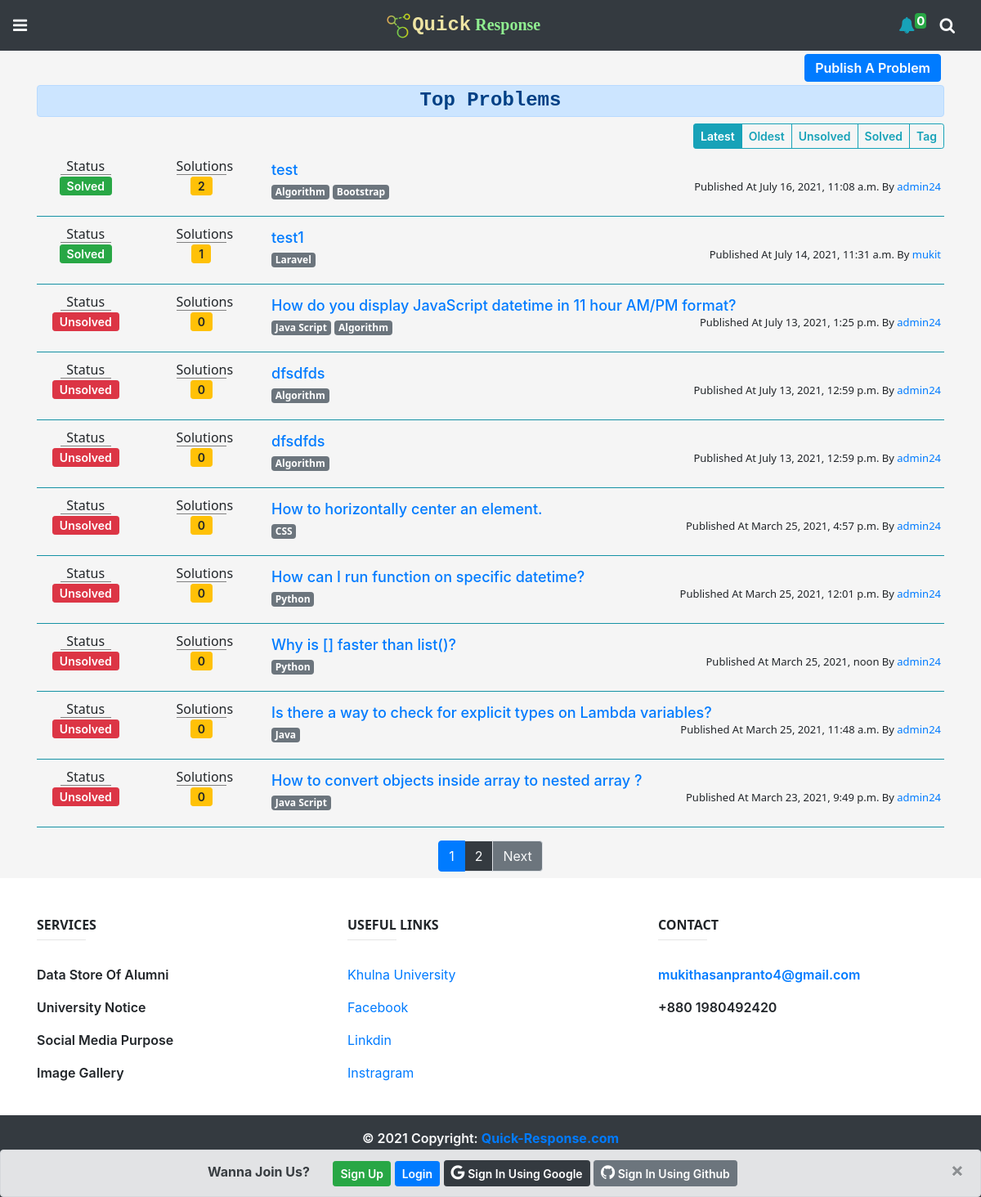
The app's page /problems/, older data.
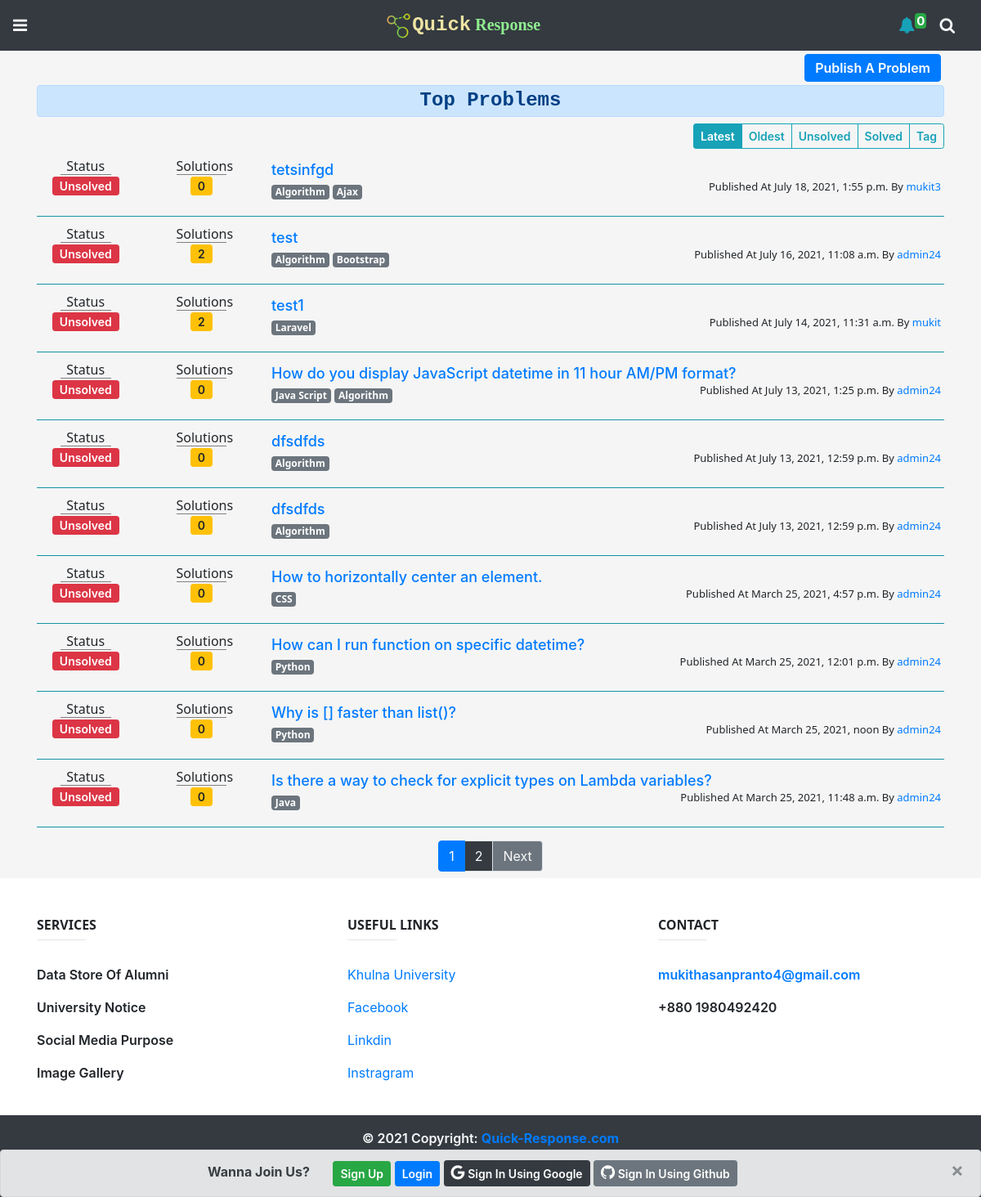
The same page, newer data.
### problems/models.py (models this page shows, shortened)
class Problem(models.Model):
    author = models.ForeignKey(settings.AUTH_USER_MODEL,on_delete=models.CASCADE)
    title = models.CharField(max_length=120)
    body = RichTextUploadingField()
    created_on = models.DateTimeField(default=datetime.now)
    last_modified = models.DateTimeField(default=datetime.now)
    tag = models.ManyToManyField('Tag', related_name='problems')
    is_solved = models.BooleanField(default=False)

class Tag(models.Model):
    name = models.CharField(max_length=20)
    def __str__(self):
        return self.name

### problems/views.py (the view)
# urls.py: path('',prob_home,name='prob_home'),
def prob_home(request,id=None):
    post_form = PostForm()
    tags = Tag.objects.all().order_by('name')
    temp = Problem.objects.first()
    user = ''
    if request.resolver_match.url_name == 'profile_view_problems':
        user = User.objects.get(id=id)
        problems = Problem.objects.filter(author=user).order_by('-created_on')
    elif request.resolver_match.url_name == 'sort_oldest':
        problems = Problem.objects.all().order_by('created_on')
    elif request.resolver_match.url_name == 'sort_unsolved':
        problems = Problem.objects.filter(is_solved=False).order_by('-created_on')
    elif request.resolver_match.url_name == 'sort_solved':
        problems = Problem.objects.filter(is_solved=True).order_by('-created_on')
    elif request.resolver_match.url_name == 'sort_tag':
        tag_list = request.POST.getlist('tag_choice')
        problems = Problem.objects.filter(tag__name__in=tag_list).order_by('-created_on').distinct()
    else:
        problems = Problem.objects.all().order_by('-created_on')
    paginator = Paginator(problems,10)
    page_number = request.GET.get('page')
    p_problems = paginator.get_page(page_number)
    context = {
        'post_form':post_form,
        'problems':p_problems,
        'tags':tags,
        'author':user,
    }
    return render(request,"problems/index.html",context)

### templates/problems/index.html (shortened to what this page needs)
{% extends "base.html" %} {% load static %} {% block content %}
<div style="background-color: whitesmoke;" id="post_section">
    <div class="container">
        {% if not request.resolver_match.url_name == 'profile_view_problems' %}
        <div id="create_post">
            <div class="text-right">
                <button class="btn btn-primary py-1 m-1" id="publish_problem_btn">
                    Publish A Problem
                </button>
            </div>
        </div>
        {% endif %}
        <div id="post_list">
            {% with request.resolver_match.url_name as url_name %}
            {% if url_name == 'profile_view_problems' %}
            <h4 class="text-center alert alert-primary font-weight-bold py-1 my-2">
                Problems Of {{author}}
            </h4>
            {% else %}
            <h4 class="text-center alert alert-primary font-weight-bold py-1 mb-2">
                Top Problems
            </h4>
            {% endif %}
            {% endwith %}
            <div class="text-right" style="overflow-x: auto">
                <div class="btn-group btn-group-sm">
                    {% with request.resolver_match.url_name as url_name %}
                    {% if not url_name == 'profile_view_problems' %}
                    <a href="{% url 'prob_home' %}"
                        class="{% if url_name == 'prob_home' %}btn btn-info btn-sm{% else %}btn btn-outline-info btn-sm{% endif %}">
                        Latest
                    </a>
                    <a href="{% url 'sort_oldest' %}"
                        class="{% if url_name == 'sort_oldest' %}btn btn-info btn-sm{% else %}btn btn-outline-info btn-sm{% endif %}">
                        Oldest
                    </a>
                    <a href="{% url 'sort_unsolved' %}"
                        class="{% if url_name == 'sort_unsolved' %}btn btn-info btn-sm{% else %}btn btn-outline-info btn-sm{% endif %}">
                        Unsolved
                    </a>
                    <a href="{% url 'sort_solved' %}"
                        class="{% if url_name == 'sort_solved' %}btn btn-info btn-sm{% else %}btn btn-outline-info btn-sm{% endif %}">
                        Solved
                    </a>
                    <button type="button"
                        class="{% if url_name == 'sort_tag' %}btn btn-info btn-sm{% else %}btn btn-outline-info btn-sm{% endif %}"
                        data-toggle="modal" data-target="#tag_modal">
                        Tag
                    </button>
                    {% endif %}
                    {% endwith %}
                </div>
            </div>
            <div id="problem_list" class="pt-2">
                {% for problem in problems %}
                <div class="row p-1">
                    <div class="col-lg-3">
                        <div class="row text-center">
                            <div class="col-6">
                                <h6 style="border-bottom: 1px solid grey; margin: 0px 25px">
                                    Status
                                </h6>
                                {% if problem.is_solved %}
                                <button class="btn btn-success btn-sm py-0">Solved</button>
                                {% else %}
                                <button class="btn btn-danger btn-sm py-0">Unsolved</button>
                                {% endif %}
                            </div>
                            <div class="col-6">
                                <h6 id="prob_index_sol">
                                    Solutions
                                </h6>
                                <button class="btn btn-warning btn-sm py-0">{{problem.solution_set.count}}</button>
                            </div>
                        </div>
                    </div>
                    <div class="col-lg-9">
                        <a href="{% url 'problem_details' problem.id %}" style="
              text-decoration: none;
              font-weight: 500;
              font-size: large;
              display: inline-block;
            ">{{problem.title}}</a>
                        <div class="row">
                            <div class="col-7 text-left">
                                {% for tag in problem.tag.all %}
                                <h6 class="d-inline-block">
                                    <span class="badge badge-secondary">{{tag.name}}</span>
                                </h6>
                                {% endfor %}
                            </div>
                            <div class="col-5 text-right">
                                <h6 style="font-size: small">
                                    Published At {{problem.created_on}} By <a style="text-decoration: none;"
                                        href="{% url 'profile_view' problem.author.id %}">{{problem.author}}</a>
                                </h6>
                            </div>
                        </div>
                    </div>
                </div>
                <hr class="bg-info my-2" />
                {% endfor %}
            </div>
        </div>
        {% if problems.has_other_pages %}
        <div>
            <ul class="pagination justify-content-center p-2">
                {% for i in problems.paginator.page_range %}
                {% if problems.number == i %}
                <li class="page-item active"><a class="page-link" href="?page={{ i }}">{{i}}</a></li>
                {% else %}
                <li class="page-item"><a class="page-link bg-dark text-light" href="?page={{ i }}">{{i}}</a></li>
                {% endif %}
                {% endfor %}
                {% if problems.has_next %}
                <li class="page-item"><a class="page-link bg-secondary text-light"
                        href="?page={{ problems.next_page_number }}">Next</a></li>
                {% endif %}
            </ul>
        </div>
        {% endif %}
    </div>
</div>
{% endblock %}

### templates/base.html (shortened to what this page needs)
<!DOCTYPE html>
<html lang="en">
  {% load static %} {% load socialaccount %}
  <head>
    <link
      rel="stylesheet"
      href="https://maxcdn.bootstrapcdn.com/bootstrap/4.5.2/css/bootstrap.min.css"
    />
    <link
      rel="stylesheet"
      href="https://cdnjs.cloudflare.com/ajax/libs/font-awesome/4.7.0/css/font-awesome.min.css"
    />
    <link rel="stylesheet" href="{% static 'style.css' %}" />
  </head>
  <body>
    <nav class="navbar navbar-expand-sm bg-dark navbar-dark sticky-top">
      <ul class="navbar-nav mr-auto">
        <li class="nav-item">
          <a
            class="navbar-brand text-light"
            href="#"
            data-toggle="tooltip"
            title="Menu"
            id="menu_btn"
            ><i class="fa fa-reorder" id="menu_icon"></i
          ></a>
        </li>
      </ul>
      <ul class="navbar-nav m-auto">
        <li class="nav-item">
          <a
            class="navbar-brand"
            href="{% url 'home_view' %}"
            style="font-weight: 600"
            ><img
              src="{% static 'images/logo.png' %}"
              alt="Logo"
              style="width: 33px"
            /><span
              style="
                color: rgb(238, 228, 163);
                font-family: 'Courier New', Courier, monospace;
                font-size: larger;
              "
              >Quick</span
            ><span style="color: lightgreen; font-family: cursive">
              Response</span
            ></a
          >
        </li>
      </ul>
      <ul class="navbar-nav ml-auto">
        <li class="nav-item">
          <a
            class="navbar-brand text-light"
            id="noti"
            href="#"
            data-toggle="tooltip"
            title="Notification"
            ><i class="fa fa-bell text-info"></i
            ><sup class="badge badge-success" style="padding: 2px">0</sup></a
          >
        </li>
        <li class="nav-item">
          <a
            class="navbar-brand text-light"
            href="#"
            data-toggle="tooltip"
            title="Search"
            id="search_btn"
            ><i class="fa fa-search"></i
          ></a>
        </li>
      </ul>
    </nav>
    <div id="main_content">{% block content %}{% endblock %}</div>
    {% if not request.user.is_authenticated %}
    <div class="alert alert-secondary alert-dismissible" id="auth_alert">
      <a href="#" class="close" data-dismiss="alert" aria-label="close"
        >&times;</a
      >
      <strong class="pr-4">Wanna Join Us?</strong>
      <a href="{% url 'account_signup' %}"
        ><button class="btn btn-success btn-sm">Sign Up</button></a
      >
      <a href="{% url 'account_login' %}?next={{request.path}}"
        ><button class="btn btn-primary btn-sm">Login</button></a
      >
      <a href="{% provider_login_url 'google' %}?next={{request.path}}"
        ><button class="btn btn-dark btn-sm">
          <i class="fa fa-google" style="font-size: 20px"></i> Sign In Using
          Google
        </button></a
      >
      <a href="{% provider_login_url 'github' %}?next={{request.path}}"
        ><button class="btn btn-secondary btn-sm">
          <i class="fa fa-github" style="font-size: 20px"></i> Sign In Using
          Github
        </button></a
      >
    </div>
    {% endif %}
    <footer>
      <div class="container text-center text-md-left mt-5" id="main_content">
        <div class="row mt-3">
          <div
            class="col-md-4 col-lg-4 col-xl-4 mx-auto mb-4"
            style="font-weight: 600"
          >
            <h6 class="text-uppercase font-weight-bold">Services</h6>
            <hr
              class="deep-purple accent-2 mb-4 mt-0 d-inline-block mx-auto"
              style="width: 60px"
            />
            <p>Data Store Of Alumni</p>
            <p>University Notice</p>
            <p>Social Media Purpose</p>
            <p>Image Gallery</p>
          </div>
          <div class="col-md-4 col-lg-4 col-xl-4 mx-auto mb-4">
            <h6 class="text-uppercase font-weight-bold">Useful links</h6>
            <hr
              class="deep-purple accent-2 mb-4 mt-0 d-inline-block mx-auto"
              style="width: 60px"
            />
            <p>
              <a href="#!">Khulna University</a>
            </p>
            <p>
              <a href="#!">Facebook</a>
            </p>
            <p>
              <a href="#!">Linkdin</a>
            </p>
            <p>
              <a href="#!">Instragram</a>
            </p>
          </div>
          <div
            class="col-md-4 col-lg-4 col-xl-4 mx-auto mb-md-0 mb-4"
            style="font-weight: 600"
          >
            <h6 class="text-uppercase font-weight-bold">Contact</h6>
            <hr
              class="deep-purple accent-2 mb-4 mt-0 d-inline-block mx-auto"
              style="width: 60px"
            />
            <p>
              <a href="mailto:mukithasanpranto4@gmail.com"
                >mukithasanpranto4@gmail.com</a
              >
            </p>
            <p>+880 1980492420</p>
          </div>
        </div>
      </div>
      <div
        class="footer-copyright text-center text-light pt-3 bg-dark"
        style="font-weight: 600; padding-bottom: 60px"
      >
        © 2021 Copyright:
        <a href="{% url 'home_view' %}" style="font-weight: 700">
          Quick-Response.com</a
        >
      </div>
    </footer>
  </body>
</html>

### home/static/style.css (style rules this page uses)
h1, h2, h3, h4, h5, h6, .my_font { font-family: "Courier New", Courier, monospace; }
.btn { font-weight: 600; }
#auth_alert { position: fixed; bottom: 0px; width: 100%; z-index: 1; margin-bottom: 0; text-align: center; }
h5, h6 { font-family: "Segoe UI", Tahoma, Geneva, Verdana, sans-serif; }

### templates/base.html (style rules this page uses)
#prob_index_sol { border-bottom: 1px solid grey; margin: 0 25px; }

Row changes from the older to the newer data that the page shows:
no longer on this page (row unchanged): Problem: is_solved "Unsolved", solution_set.count "0", title "How to convert objects inside array to nested array ?", created_on "March 23, 2021, 9:49 p.m.", author "admin24", Tag (name "Java Script")
added Problem: is_solved "Unsolved", solution_set.count "0", title "tetsinfgd", created_on "July 18, 2021, 1:55 p.m.", author "mukit3", Tag (name "Algorithm")
now on this page (row unchanged): Tag: name "Ajax", shown under "0"
changed Problem "test": is_solved "Solved" → "Unsolved"
changed Problem "test1": solution_set.count "1" → "2"; is_solved "Solved" → "Unsolved"
